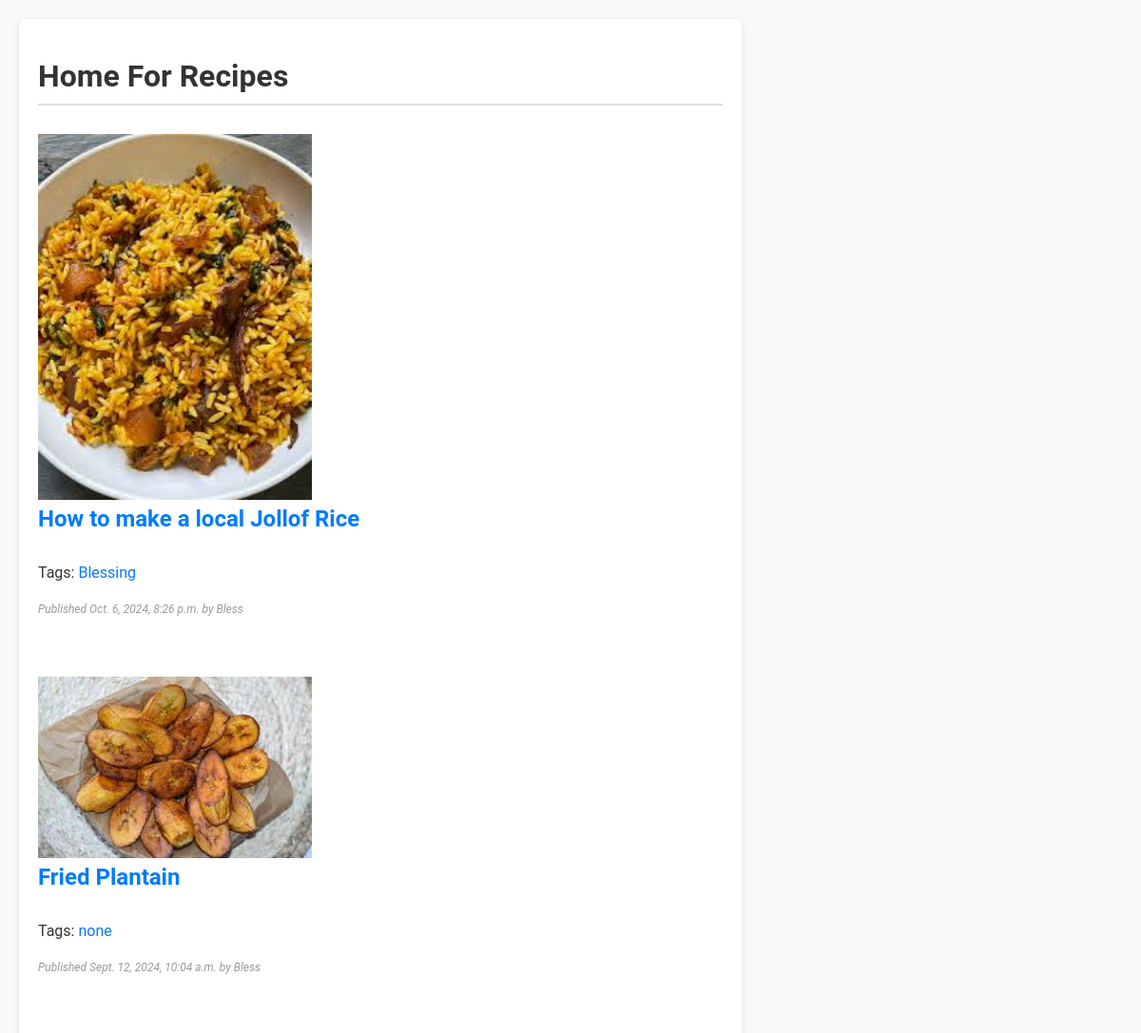
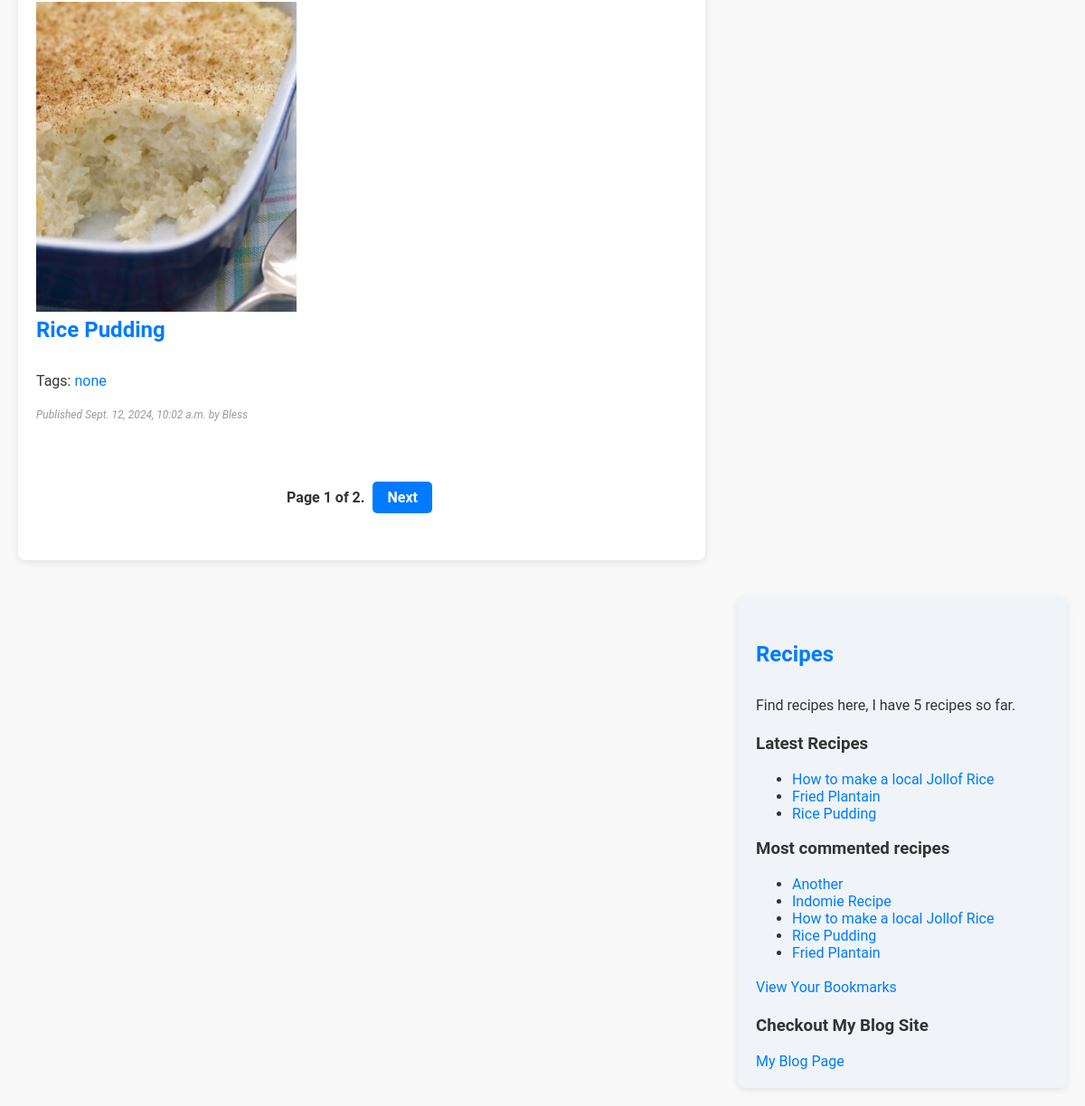
/rec, run on the app's committed database (2 pictures, top to bottom).
### blog/models.py (models this page shows, shortened)
class Recipe(models.Model):
    class Status(models.TextChoices):
        DRAFT = "DF", "Draft"
        PUBLISHED = "PB", "Published"
    title = models.CharField(max_length=250)
    slug = models.SlugField(max_length=250, unique_for_date="publish")
    author = models.ForeignKey(
        settings.AUTH_USER_MODEL, on_delete=models.CASCADE, related_name="recipe_posts"
    )
    ingredients = models.TextField()
    steps = models.TextField()
    cooking_time = models.PositiveIntegerField()  # Time in minutes
    publish = models.DateTimeField(default=timezone.now)
    photo = models.ImageField(upload_to="recipes/%Y/%m/%d/", blank=True)
    created = models.DateTimeField(auto_now_add=True)
    updated = models.DateTimeField(auto_now=True)
    status = models.CharField(max_length=2, choices=Status, default=Status.DRAFT)
    objects = models.Manager()  # The default manager.
    published = PublishedRecipeManager()  # Our custom manager.
    tags = TaggableManager()  # For categorizing cuisines
    class Meta:
        ordering = ["-publish"]
        indexes = [
            models.Index(fields=["-publish"]),
        ]
    def get_absolute_url(self):
        return reverse(
            "blog:recipe_detail",
            args=[
                self.publish.year,
                self.publish.month,
                self.publish.day,
                self.slug,
            ],
        )

### blog/views.py (the view)
# urls.py: path("rec", views.recipe_list, name="recipe_list"),
def recipe_list(request, tag_slug=None):
    recipe_list = Recipe.published.all()
    tag = None
    if tag_slug:
        tag = get_object_or_404(Tag, slug=tag_slug)
        recipe_list = recipe_list.filter(tags__in=[tag])
    paginator = Paginator(recipe_list, 3)  # Changed from post_list to recipe_list
    page_number = request.GET.get("page", 1)
    try:
        recipes = paginator.page(page_number)
    except PageNotAnInteger:
        recipes = paginator.page(1)
    except EmptyPage:
        recipes = paginator.page(paginator.num_pages)
    return render(request, "recipes/list.html", {"recipes": recipes, "tag": tag})

### blog/models.py (called while the page is built)
    def get_queryset(self):
        return super().get_queryset().filter(status=Recipe.Status.PUBLISHED)

### blog/templatetags/blog_tags.py (called while the page is built)
@register.simple_tag
def total_recipes():
    return Recipe.objects.filter(status=Recipe.Status.PUBLISHED).count()

@register.inclusion_tag('recipes/latest_recipes.html')
def show_latest_recipes(count=5):
    latest_recipes = Recipe.published.order_by('-publish')[:count]
    return {'latest_recipes': latest_recipes}

@register.simple_tag
def get_most_commented_recipes(count=5):
    return Recipe.objects.filter(status=Recipe.Status.PUBLISHED).annotate(
        total_responses=Count('responses')
    ).order_by('-total_responses')[:count]

@register.filter(name='markdown')
def markdown_format(text):
    return mark_safe(markdown.markdown(text))

### blog/templates/recipes/list.html (shortened to what this page needs)
{% extends "./base.html" %}
{% load blog_tags %}
{% block content %}
<h1>Home For Recipes</h1>
{% for recipe in recipes %}
<h2>
  {% if recipe.photo %}
  <a href="{{ recipe.get_absolute_url }}">
    <img src="{{ recipe.photo.url }}" alt="{{ recipe.title }}" height="25%" width="40%">
  </a><br>
  {% endif %}
  <a href="{{ recipe.get_absolute_url }}">
    {{ recipe.title }}
  </a>
</h2>
<p class="tags">
  Tags:
  {% for tag in recipe.tags.all %}
  <a href="{% url 'blog:recipe_list_by_tag' tag.slug %}">
    {{ tag.name }}
  </a>{% if not forloop.last %}, {% endif %}
  {% endfor %}
</p>
<p class="date">
  Published {{ recipe.publish }} by {{ recipe.author }}
</p><br>
{% endfor %}
{% include "pagination.html" with page=recipes %}
{% endblock %}

### blog/templates/recipes/base.html (shortened to what this page needs)
{% load blog_tags %}
{% load static %}
<!DOCTYPE html>
<html>
<head>
    <link href="{% static 'css/blog2.css' %}" rel="stylesheet">
</head>
<body>
    <div id="content">
        {% block content %}
        {% endblock %}
    </div>
    <div id="sidebar">
        <h2>Recipes</h2>
        <p>
            Find recipes here,
            I have {% total_recipes %} recipes so far.
        </p>
        {% show_latest_recipes 3 %}
        <h3>Most commented recipes</h3>
        {% get_most_commented_recipes as most_commented_recipes %}
        <ul>
            {% for recipe in most_commented_recipes %}
            <li>
                <a href="{{ recipe.get_absolute_url }}">{{ recipe.title }}</a>
            </li>
            {% endfor %}
        </ul>
        <p><a href="{% url 'blog:view_bookmarks_rec' %}">View Your Bookmarks</a></p>
        <h3>Checkout My Blog Site</h3>
        <a href="{% url 'blog:post_list' %}"> My Blog Page</a>
    </div>
</body>
</html>

### blog/templates/pagination.html (shortened to what this page needs)
<div class="pagination">
    <span class="step-links">
      <span class="current">
        Page {{ page.number }} of {{ page.paginator.num_pages }}.
      </span>
      {% if page.has_next %}
        <a href="?page={{ page.next_page_number }}">Next</a>
      {% endif %}
    </span>
  </div>

### blog/templates/recipes/latest_recipes.html
<h3>Latest Recipes</h3>
<ul>
    {% for recipe in latest_recipes %}
    <li>
        <a href="{{ recipe.get_absolute_url }}">{{ recipe.title }}</a>
    </li>
    {% endfor %}
</ul>

### blog/static/css/blog2.css (style rules this page uses)
body { margin: 0; padding: 0; font-family: 'Roboto', sans-serif; background-color: #f9f9f9; color: #333; }
a { color: #007BFF; text-decoration: none; }
h1 { font-weight: 700; border-bottom: 2px solid #ddd; padding-bottom: 10px; margin-bottom: 20px; }
h2 { font-weight: 600; margin: 30px 0; color: #007BFF; }
#content { float: left; width: 60%; padding: 20px; background-color: #fff; box-shadow: 0 2px 8px rgba(0, 0, 0, 0.1); border-radius: 8px; margin: 20px; }
#sidebar { float: right; width: 27%; padding: 20px; background-color: #f0f4f8; border-radius: 8px; box-shadow: 0 2px 8px rgba(0, 0, 0, 0.1); margin: 20px; }
p { line-height: 1.6; }
p.date { color: #999; font-size: 12px; font-style: italic; }
.pagination { margin: 40px 0; font-weight: bold; text-align: center; }
.pagination a { padding: 8px 16px; background-color: #007BFF; color: #fff; border-radius: 5px; margin: 0 5px; transition: background-color 0.3s; }

### data on the page
Recipe: photo (picture), title "How to make a local Jollof Rice", publish "Oct. 6, 2024, 8:26 p.m.", author "Bless"
Tag: name "Blessing"
Recipe: photo (picture), title "Fried Plantain", publish "Sept. 12, 2024, 10:04 a.m.", author "Bless"
Tag: name "none"
Recipe: photo (picture), title "Rice Pudding", publish "Sept. 12, 2024, 10:02 a.m.", author "Bless"
Recipe: title "Another"
Recipe: title "Indomie Recipe"

### other printed values
{{ page.number }} "1"
{{ page.paginator.num_pages }} "2"
